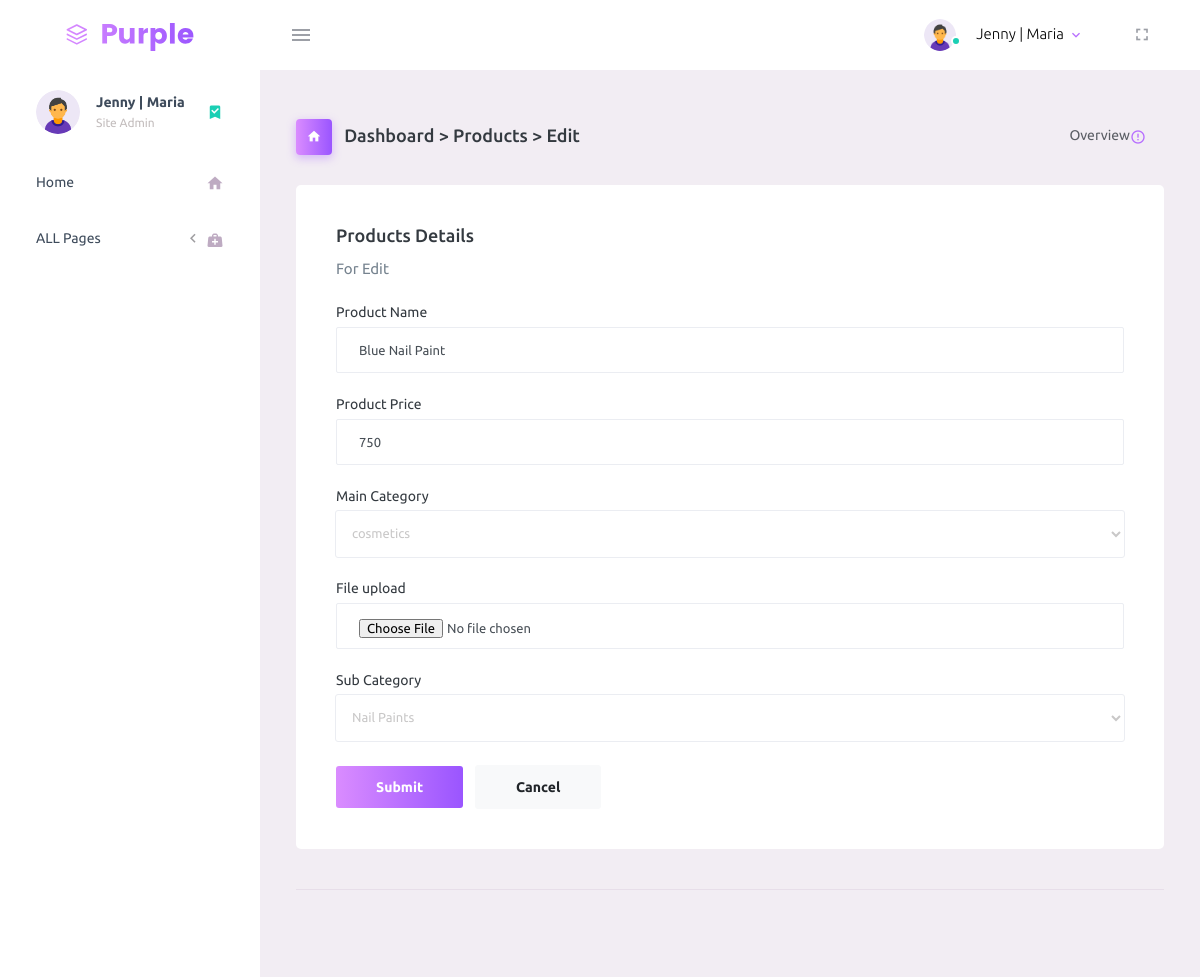
The app's page /addressbook/admin_edit_products.php?id=17 (signed in) with its own data.
### tables this page shows
CREATE TABLE `products` (
  `P_id` int(50) NOT NULL,
  `P_imgpath` varchar(500) NOT NULL,
  `P_mainCategory` varchar(100) NOT NULL,
  `P_subCategory` varchar(100) NOT NULL,
  `P_productName` varchar(200) NOT NULL,
  `P_price` int(200) NOT NULL
);

### addressbook/admin_edit_products.php (the view, shortened to what this page needs)
<?php
if(isset($_GET['id'])){
    $pid = $_GET['id'];
    require 'layout/dbcon.php';
    $r = mysqli_query($connect,"select * from products where P_id=$pid");
    if(mysqli_num_rows($r) > 0){
        while($row = mysqli_fetch_array($r)){
            $name = $row['P_productName'];
            $price = $row['P_price'];
            $mcat = $row['P_mainCategory'];
            $scat = $row['P_subCategory'];
        }
    }
    else{
        header('location: admin_products.php?err=Product Not Found');
    exit();
    }
}
else{
    header('location: admin_products.php?err=Product Id Not Found');
    exit();
}
?>
<!DOCTYPE html>
<html lang="en">
  <head>
    <link rel="stylesheet" href="assets/vendors/mdi/css/materialdesignicons.min.css">
    <link rel="stylesheet" href="assets/vendors/css/vendor.bundle.base.css">
    <link rel="stylesheet" href="assets/css/style.css">
  </head>
  <body>
    <div class="container-scroller">
     <?php include 'layout/admin_navbar.php';?>
      <div class="container-fluid page-body-wrapper">
      <?php include 'layout/admin_side_nav.php';?>
        <div class="main-panel">
          <div class="content-wrapper">
            <div class="page-header">
              <h3 class="page-title">
                <span class="page-title-icon bg-gradient-primary text-white mr-2">
                  <i class="mdi mdi-home"></i>
                </span> Dashboard > Products > Edit
              </h3>
              <nav aria-label="breadcrumb">
                <ul class="breadcrumb">
                  <li class="breadcrumb-item active" aria-current="page">
                    <span></span>Overview <i class="mdi mdi-alert-circle-outline icon-sm text-primary align-middle"></i>
                  </li>
                </ul>
              </nav>
            </div>
            <div class="row">
            <div class="col-12 grid-margin stretch-card">
                <div class="card">
                  <div class="card-body">
                    <h4 class="card-title">Products Details</h4>
                    <p class="card-description">For Edit </p>
                    <form class="forms-sample" action="layout/products/edit.php" method="POST" enctype="multipart/form-data">
                      <div class="form-group">
                        <label for="exampleInputName1">Product Name</label>
                        <input type="text" class="form-control" id="exampleInputName1" placeholder="Name" name="P_name" value="<?php echo $name; ?>">
                      </div>
                      <div class="form-group">
                        <label for="exampleInputName1">Product Price</label>
                        <input type="text" class="form-control" id="exampleInputName1" placeholder="Price" name="P_price" value="<?php echo $price; ?>">
                      </div>
                      <div class="form-group">
                        <label for="exampleSelectGender">Main Category</label>
                        <select class="form-control" id="exampleSelectGender" name="m_category">
                        <option name="m_category" value="<?php echo $mcat; ?>"><?php echo $mcat; ?></option>
                        </select>
                      </div>
                      <div class="form-group">
                        <label>File upload</label>
                        <input type="file" class="form-control file-upload-info"  name="product_img">
                      </div>
                      <div class="form-group">
                        <label for="exampleSelectGender">Sub Category</label>
                        <select class="form-control" id="exampleSelectGender" name="s_category">
                        <option name="m_category" value="<?php echo $scat; ?>"><?php echo $scat; ?></option>
                        </select>
                      </div>
                      <button type="submit" class="btn btn-gradient-primary mr-2" name="product_update_btn">Submit</button>
                      <a href="admin_products.php" class="btn btn-light">Cancel</a>
                    </form>
                  </div>
                </div>
              </div>
            </div>
          <footer class="footer">
          </footer>
        </div>
      </div>
    </div>
  </body>
</html>

### records on screen
products: P_name "Blue Nail Paint", P_price "750", m_category "cosmetics", s_category "Nail Paints"
